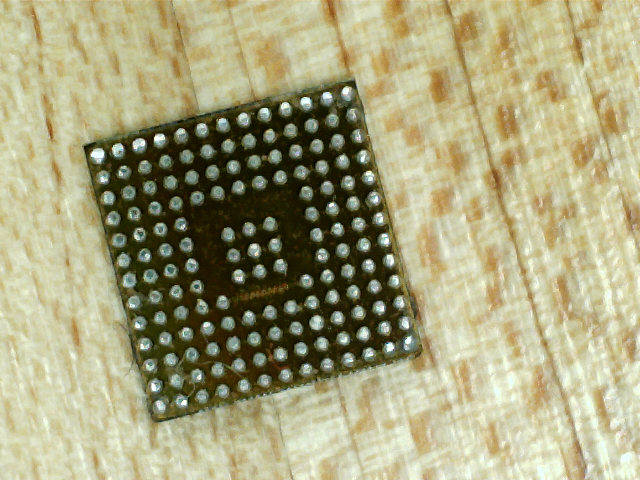
#> input picture imagedetection/test_image.png, 640 x 480 px
$ python circle2.py   (Python 2 division)   (older library calls are emulated)
#> lines starting #> are read from the running program, lines starting #| are printed output that depends on the picture
import cv2
import numpy as np
import sys

img = cv2.imread('test_image.png',0)
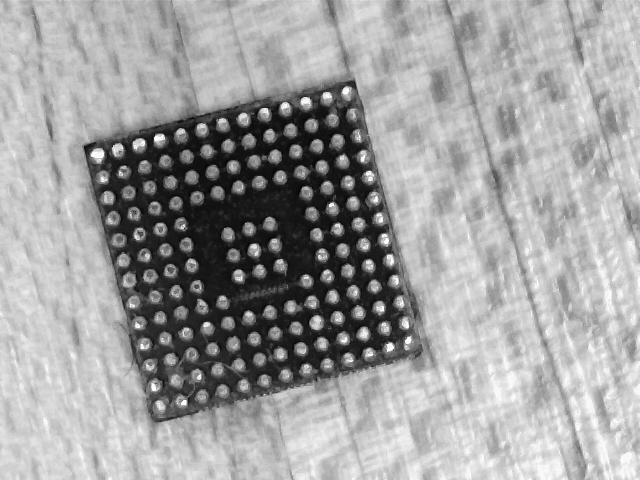
#> img: shape (480, 640); min 0, max 255, mean 159.6

#> (the run stopped early here; a loop or call above may not have finished)
